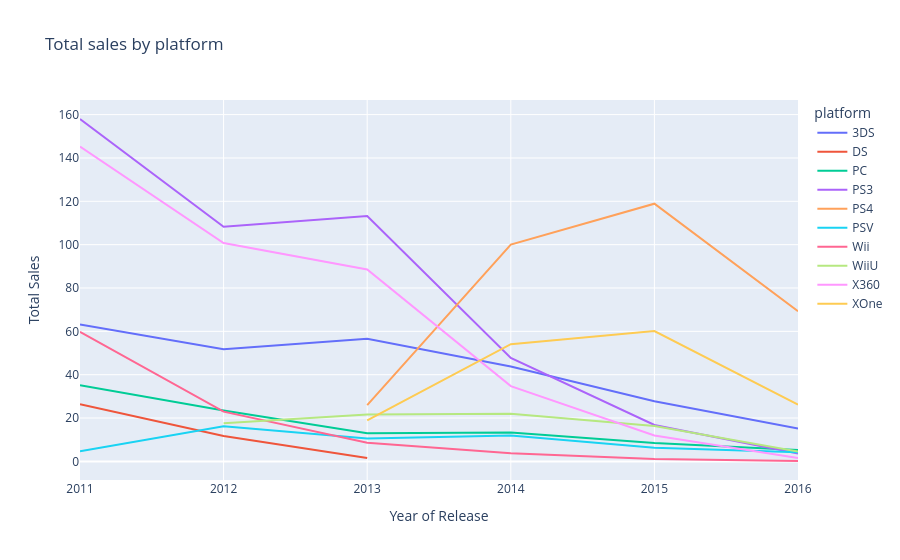

Write notebook code for a chart like this one.
### Markdown cell above
### this graph shows total_sales for each platform and clearly shows that the PS4 and Xbox One are by far the leading two platforms in terms of total sales in $

### Code cell
total_sales_platform = df.groupby('platform')['total_sales'].sum().reset_index()

top_ten_platforms = total_sales_platform.nlargest(10, 'total_sales')['platform'].tolist()
# filter the dataframe to include only the top 10 platforms
df_top_ten = df[df['platform'].isin(top_ten_platforms)]

total_sales_platform = df_top_ten.groupby(['platform', 'year_of_release'])['total_sales'].sum().reset_index()
#simple line plot using plotly express
fig = px.line(total_sales_platform, x='year_of_release', y='total_sales', color='platform', title='Total sales by platform')
fig.update_layout(xaxis_title='Year of Release', yaxis_title='Total Sales')
fig.show()

### Figure 1 — Plotly figure (JSON) as saved in the notebook; plotly's stock layout.template omitted (floating-point values rounded to 4 significant figures)
{"data": [{"hovertemplate": "platform=3DS<br>year_of_release=%{x}<br>total_sales=%{y}<extra></extra>", "legendgroup": "3DS", "line": {"color": "#636efa", "dash": "solid"}, "marker": {"symbol": "circle"}, "mode": "lines", "name": "3DS", "orientation": "v", "showlegend": true, "type": "scatter", "x": [2011, 2012, 2013, 2014, 2015, 2016], "xaxis": "x", "y": [63.2, 51.76, 56.57, 43.76, 27.78, 15.14], "yaxis": "y"}, {"hovertemplate": "platform=DS<br>year_of_release=%{x}<br>total_sales=%{y}<extra></extra>", "legendgroup": "DS", "line": {"color": "#EF553B", "dash": "solid"}, "marker": {"symbol": "circle"}, "mode": "lines", "name": "DS", "orientation": "v", "showlegend": true, "type": "scatter", "x": [2011, 2012, 2013], "xaxis": "x", "y": [26.33, 11.67, 1.54], "yaxis": "y"}, {"hovertemplate": "platform=PC<br>year_of_release=%{x}<br>total_sales=%{y}<extra></extra>", "legendgroup": "PC", "line": {"color": "#00cc96", "dash": "solid"}, "marker": {"symbol": "circle"}, "mode": "lines", "name": "PC", "orientation": "v", "showlegend": true, "type": "scatter", "x": [2011, 2012, 2013, 2014, 2015, 2016], "xaxis": "x", "y": [35.16, 23.45, 13.01, 13.28, 8.52, 5.25], "yaxis": "y"}, {"hovertemplate": "platform=PS3<br>year_of_release=%{x}<br>total_sales=%{y}<extra></extra>", "legendgroup": "PS3", "line": {"color": "#ab63fa", "dash": "solid"}, "marker": {"symbol": "circle"}, "mode": "lines", "name": "PS3", "orientation": "v", "showlegend": true, "type": "scatter", "x": [2011, 2012, 2013, 2014, 2015, 2016], "xaxis": "x", "y": [158.0, 108.3, 113.2, 47.76, 16.82, 3.6], "yaxis": "y"}, {"hovertemplate": "platform=PS4<br>year_of_release=%{x}<br>total_sales=%{y}<extra></extra>", "legendgroup": "PS4", "line": {"color": "#FFA15A", "dash": "solid"}, "marker": {"symbol": "circle"}, "mode": "lines", "name": "PS4", "orientation": "v", "showlegend": true, "type": "scatter", "x": [2013, 2014, 2015, 2016], "xaxis": "x", "y": [25.99, 100, 118.9, 69.25], "yaxis": "y"}, {"hovertemplate": "platform=PSV<br>year_of_release=%{x}<br>total_sales=%{y}<extra></extra>", "legendgroup": "PSV", "line": {"color": "#19d3f3", "dash": "solid"}, "marker": {"symbol": "circle"}, "mode": "lines", "name": "PSV", "orientation": "v", "showlegend": true, "type": "scatter", "x": [2011, 2012, 2013, 2014, 2015, 2016], "xaxis": "x", "y": [4.63, 16.19, 10.59, 11.9, 6.25, 4.25], "yaxis": "y"}, {"hovertemplate": "platform=Wii<br>year_of_release=%{x}<br>total_sales=%{y}<extra></extra>", "legendgroup": "Wii", "line": {"color": "#FF6692", "dash": "solid"}, "marker": {"symbol": "circle"}, "mode": "lines", "name": "Wii", "orientation": "v", "showlegend": true, "type": "scatter", "x": [2011, 2012, 2013, 2014, 2015, 2016], "xaxis": "x", "y": [59.79, 22.94, 8.59, 3.75, 1.14, 0.18], "yaxis": "y"}, {"hovertemplate": "platform=WiiU<br>year_of_release=%{x}<br>total_sales=%{y}<extra></extra>", "legendgroup": "WiiU", "line": {"color": "#B6E880", "dash": "solid"}, "marker": {"symbol": "circle"}, "mode": "lines", "name": "WiiU", "orientation": "v", "showlegend": true, "type": "scatter", "x": [2012, 2013, 2014, 2015, 2016], "xaxis": "x", "y": [17.56, 21.65, 22.03, 16.35, 4.6], "yaxis": "y"}, {"hovertemplate": "platform=X360<br>year_of_release=%{x}<br>total_sales=%{y}<extra></extra>", "legendgroup": "X360", "line": {"color": "#FF97FF", "dash": "solid"}, "marker": {"symbol": "circle"}, "mode": "lines", "name": "X360", "orientation": "v", "showlegend": true, "type": "scatter", "x": [2011, 2012, 2013, 2014, 2015, 2016], "xaxis": "x", "y": [145.2, 100.7, 88.58, 34.74, 11.96, 1.52], "yaxis": "y"}, {"hovertemplate": "platform=XOne<br>year_of_release=%{x}<br>total_sales=%{y}<extra></extra>", "legendgroup": "XOne", "line": {"color": "#FECB52", "dash": "solid"}, "marker": {"symbol": "circle"}, "mode": "lines", "name": "XOne", "orientation": "v", "showlegend": true, "type": "scatter", "x": [2013, 2014, 2015, 2016], "xaxis": "x", "y": [18.96, 54.07, 60.14, 26.15], "yaxis": "y"}], "layout": {"legend": {"title": {"text": "platform"}, "tracegroupgap": 0}, "title": {"text": "Total sales by platform"}, "xaxis": {"anchor": "y", "domain": [0, 1], "title": {"text": "Year of Release"}}, "yaxis": {"anchor": "x", "domain": [0, 1], "title": {"text": "Total Sales"}}}}
